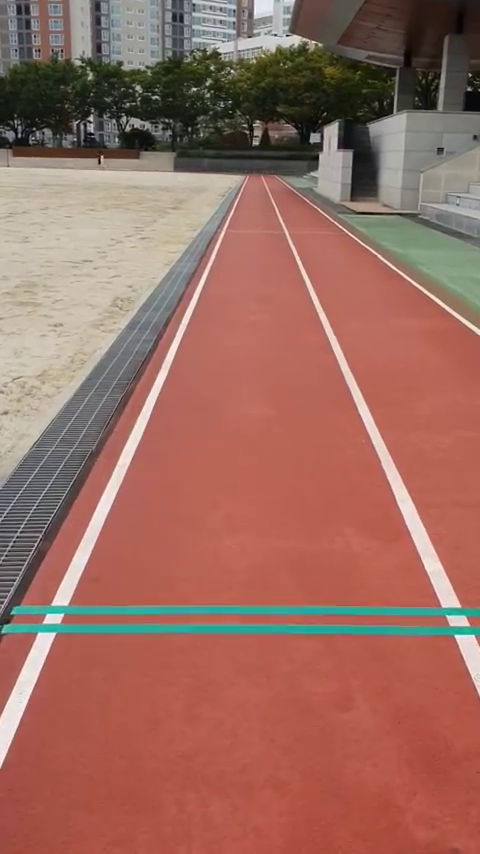
#> input picture frame 18 of ex_track_5.mp4.mp4, 480 x 854 px, given in place of real_camera.mp4, which was not available
$ python custom_rgb_trackbar.py   (older library calls are emulated)
#> lines starting #> are read from the running program, lines starting #| are printed output that depends on the picture; after the words box and inside, x2 and y2 are one past the last pixel; in counts of white or black regions, pixels touching at a corner belong together; pictures that were not available may be replaced by others from this repository, and a replacement may not be noted
### test_module/utils_resized_video.py
import numpy as np
import cv2
from PIL import Image
import matplotlib.image as mpimg

# [7 lines of commented-out code are left out]
line_thick = 5
window_number = 10

# 슬라이딩 창 수 선택
num_windows = 10

class Line:
    def __init__(self):
        # 마지막 반복에서 라인이 감지되었습니까?
        self.detected = False
        # Set the width of the windows +/- margin
        self.window_margin = 60
        # 마지막 n회 반복에 대한 적합선의 x 값
        self.prevx = []
        # 가장 최근 피팅에 대한 다항식 계수
        self.current_fit = [np.array([False])]
        # 일부 단위에서 선의 곡률 반경
        self.radius_of_curvature = None
        # starting x_value
        self.startx = None
        # ending x_value
        self.endx = None
        # x values for detected line pixels
        self.allx = None
        # y values for detected line pixels
        self.ally = None
        # road information
        self.road_inf = None
        self.curvature = None
        self.deviation = None

def grayscale(img):
    return cv2.cvtColor(img, cv2.COLOR_RGB2GRAY)


def canny(img, low_threshold, high_threshold):
    return cv2.Canny(img, low_threshold, high_threshold)


def gaussian_blur(img, kernel_size):
    return cv2.GaussianBlur(img, (kernel_size, kernel_size), 0)


def region_of_interest(img, range):     # 관심영역 지정
    polygons = np.array([range])
    mask = np.zeros_like(img)
    cv2.fillPoly(mask, polygons, 255)
    masked_image = cv2.bitwise_and(img, mask)

    return masked_image


# [21 lines left out: functions draw_lines, display_lines, mix_roi, not called in this run]


def color_invert(img, bgr_threshold):  # 색 반전
    inverted_image = np.copy(img)
    thresholds = (img[:, :, 1] < bgr_threshold[0]) \
        | (img[:, :, 1] < bgr_threshold[1]) \
        | (img[:, :, 2] < bgr_threshold[2])

    inverted_image[thresholds] = [0, 0, 0]

    return inverted_image


# [502 lines left out: functions average_slope_intercept, make_coordinates, warp_image, rad_of_curvature, smoothing, blind_search and 6 more, not called in this run]

def onMouse(x):
    pass

### test_module/custom_rgb_trackbar.py
import cv2
import numpy as np

# import time
from utils_resized_video import Line, color_invert, find_LR_lines, draw_lane, print_road_status, display_lines, average_slope_intercept, region_of_interest, canny, gaussian_blur, onMouse

# 카메라 프레임 조정
prev_time = 0
FPS = 8

# BGR 제한 값 설정
blue_threshold = 116
green_threshold = 57
red_threshold = 43
bgr_threshold = [blue_threshold, green_threshold, red_threshold]

# 라인 객체 생성
left_line = Line()
right_line = Line()

cap = cv2.VideoCapture("tracks/real_camera.mp4")
width, height = 640, 360

# 관심영역 설정 후 이미지
vertices = np.array([[
    (0, 350), (130, 55), (640, 350), (475, 55)
]], dtype=np.int32)


cv2.namedWindow('Window')
cv2.createTrackbar('BLUE', 'Window', blue_threshold, 255, onMouse)
cv2.createTrackbar('GREEN', 'Window', green_threshold, 255, onMouse)
cv2.createTrackbar('RED', 'Window', red_threshold, 255, onMouse)

custom_blue = cv2.getTrackbarPos('BLUE', 'Window')
custom_green = cv2.getTrackbarPos('GREEN', 'Window')
custom_red = cv2.getTrackbarPos('RED', 'Window')

while (cap.isOpened()):
    ret, img = cap.read()
#> img is the input picture: shape (854, 480, 3); mean B, G, R 96.3, 107.9, 155.1
    # print(custom_red, custom_blue, custom_green)

    if (ret is False):
        break

    try:

        # 이미지 리사이징
        lane_img = cv2.resize(img, (width, height))
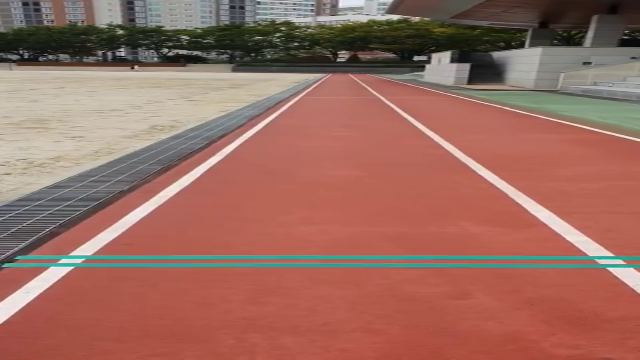
#> lane_img: shape (360, 640, 3); mean B, G, R 96.3, 107.8, 155

        # 색상 반전
        color_interted_img = color_invert(
            lane_img, [custom_blue, custom_green, custom_red])
#> in color_invert, `thresholds = (img[:, :, 1] < bgr_threshold[0]) \ | (img[:, :, 1] < bgr..`:
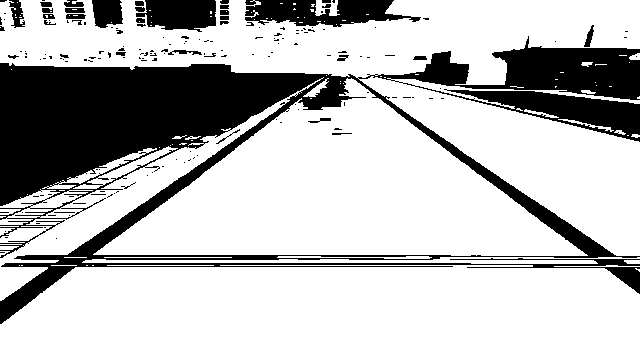
#> thresholds: shape (360, 640) bool; 74.3% white; 170 black regions (135 under 20 px), largest, box (x1, y1, x2, y2) and area: (0, 36, 640, 324) 51293, (245, 0, 421, 27) 2982, (136, 0, 216, 32) 1973
#> in color_invert, `inverted_image[thresholds] = [0, 0, 0]`:
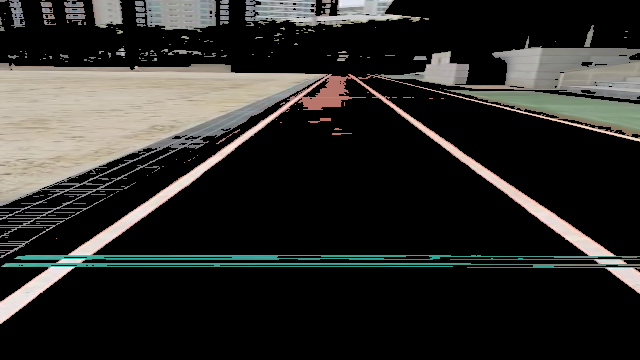
#> inverted_image: shape (360, 640, 3); mean B, G, R 40.4, 43.2, 44.2
        cv2.imshow("lane_img", lane_img)
        # cv2.imshow("color_interted_img", coloqr_interted_img)

        '''
        # 교실 환경전용 색상 반전
        # color_interted_img = cv2.bitwise_not(color_interted_img)
        '''

        # #  이미지의 노이즈를 줄이기 위해 가우시안 효과 적용
        # gaussian = gaussian_blur(color_interted_img, 5)

        # 캐니 & 관심영역 적용
        canny_img = canny(color_interted_img, 40, 120)
#> in canny, `return cv2.Canny(img, low_threshold, high_threshold)`: returned value: shape (360, 640); 7.2% white in thin lines or dots
        # cv2.imshow("canny_img", canny_img)
        cropped_image = region_of_interest(canny_img, vertices)
#> in region_of_interest, `cv2.fillPoly(mask, polygons, 255)`: mask: shape (360, 640); 29.1% white; 1 white region, box (x1, y1, x2, y2) and area: (0, 55, 640, 351) 66961
#> in region_of_interest, `masked_image = cv2.bitwise_and(img, mask)`:
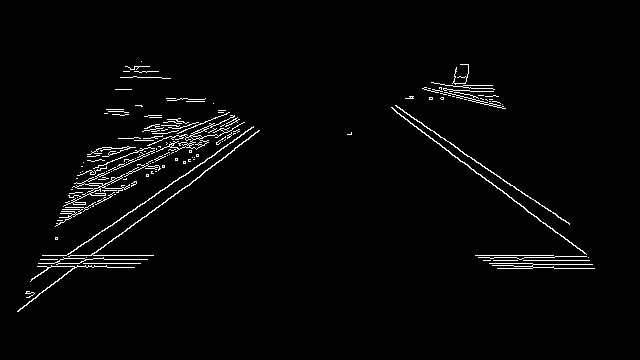
#> masked_image: shape (360, 640); 2.2% white in thin lines or dots, all inside (x1, y1, x2, y2) = (17, 61, 595, 312)
        # cv2.imshow("cropped_image", cropped_image)

        # #######################################################
        # 좌하, 우하, 좌상, 우상
        src = np.float32(
            [[0, height-100], [width, height-100], [0, 120], [width, 120]])
        # 좌하, 우하, 좌상, 우상
        dst = np.float32(
            [[200, height+300], [410, height+300], [0, 0], [width, 0]])
        # 해당 점의 네 쌍에서 원근 변환을 계산
        M = cv2.getPerspectiveTransform(src, dst)
        # 역변환 ( 원본 이미지 출력을 위해...! )
        Minv = cv2.getPerspectiveTransform(dst, src)
        # ROI 이미지 영역(자르기)에 슬라이싱 적용
        bird_cropped_area = canny_img[40:(225+height), 0:width]
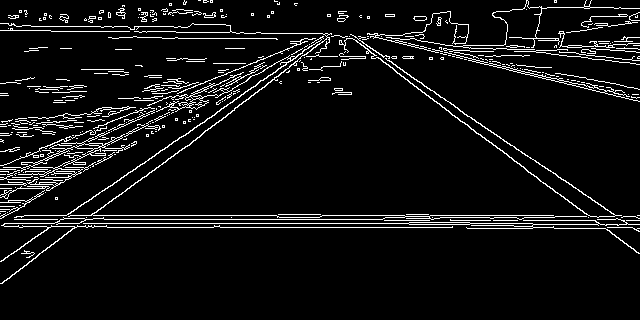
#> bird_cropped_area: shape (320, 640); 6.7% white in thin lines or dots, all inside (x1, y1, x2, y2) = (0, 0, 640, 284)

        bird_original_cropped_area = color_interted_img[40:(225+height), 0:width]
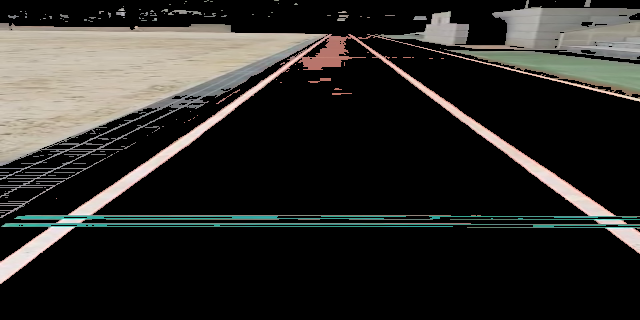
#> bird_original_cropped_area: shape (320, 640, 3); mean B, G, R 40.1, 43.3, 44.5
        # 최종 이미지 ( height 값 + -> 초기 라인 인식 범위 커짐 )
        brid_eye_view_img = cv2.warpPerspective(
            bird_cropped_area, M, (640, height+210))
        brid_eye_original_img = cv2.warpPerspective(
            bird_original_cropped_area, M, (640, height+210))
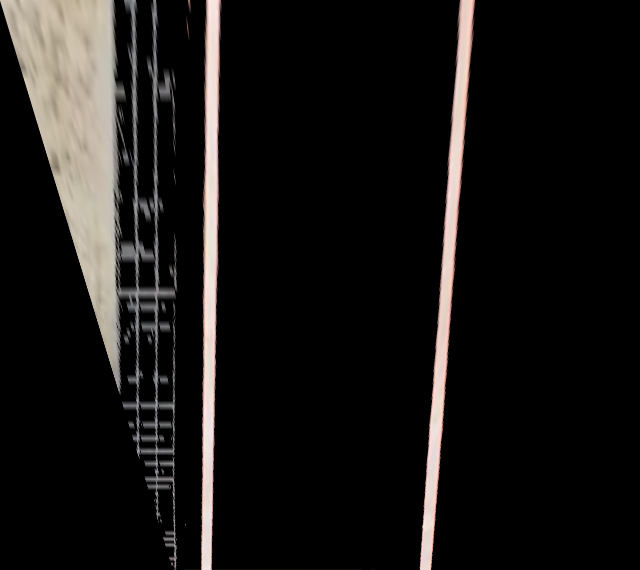
#> brid_eye_original_img: shape (570, 640, 3); mean B, G, R 20.6, 21.9, 23.7
        cv2.imshow("brid_eye_view_img", brid_eye_original_img)
        # [38 lines of commented-out code are left out]

        if cv2.waitKey(1) & 0xFF == ord('q'):
#> (key q is pressed here)
            break

        custom_blue = cv2.getTrackbarPos('BLUE', 'Window')
        custom_green = cv2.getTrackbarPos('GREEN', 'Window')
        custom_red = cv2.getTrackbarPos('RED', 'Window')

        # cv2.waitKey(50)
    except:
        print("라인 검출 에러..!")

print("종료...")
cap.release()
cv2.destroyAllWindows()

$ run again, starting later in the video
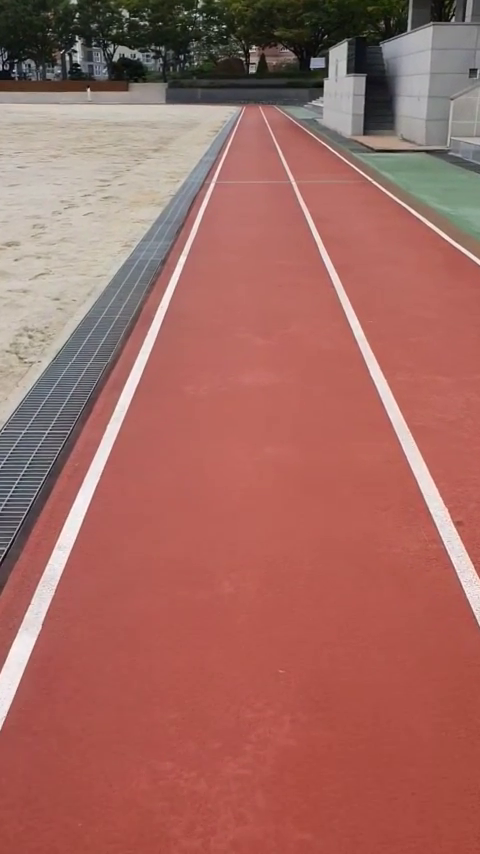
#> input picture frame 81 of ex_track_5.mp4.mp4, 480 x 854 px, given in place of real_camera.mp4, which was not available
#> img is the input picture: shape (854, 480, 3); mean B, G, R 97.6, 105.4, 162.5
#> in color_invert, `thresholds = (img[:, :, 1] < bgr_threshold[0]) \ | (img[:, :, 1] < bgr..`:
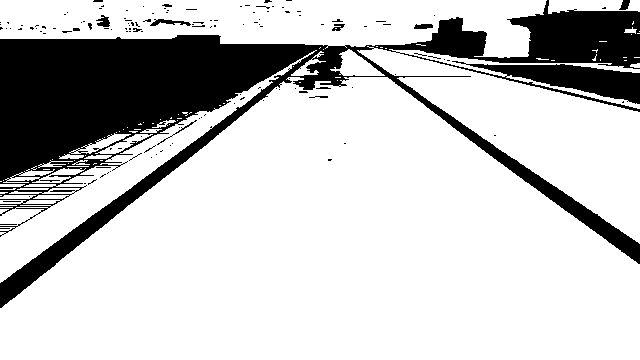
#> thresholds: shape (360, 640) bool; 78% white; 133 black regions (120 under 20 px), largest, box (x1, y1, x2, y2) and area: (0, 0, 640, 308) 49438, (150, 19, 191, 26) 138, (96, 15, 110, 27) 101
#> mask: shape (360, 640); 29.1% white; 1 white region, box (x1, y1, x2, y2) and area: (0, 55, 640, 351) 66961
#> masked_image: shape (360, 640); 1.4% white in thin lines or dots, all inside (x1, y1, x2, y2) = (28, 55, 561, 287)
#> bird_cropped_area: shape (320, 640); 5.1% white in thin lines or dots, all inside (x1, y1, x2, y2) = (0, 0, 640, 268)
#> `brid_eye_original_img = cv2.warpPerspective( bird_original_cropped_are..`:
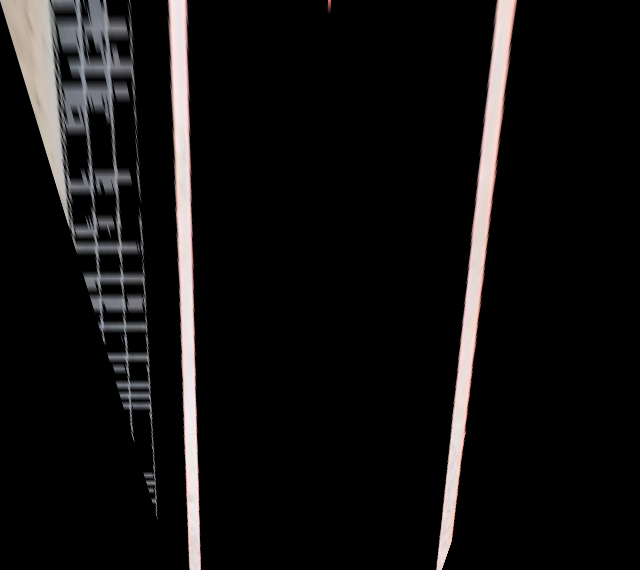
#> brid_eye_original_img: shape (570, 640, 3); mean B, G, R 16.7, 16.8, 18

$ run again, starting later in the video
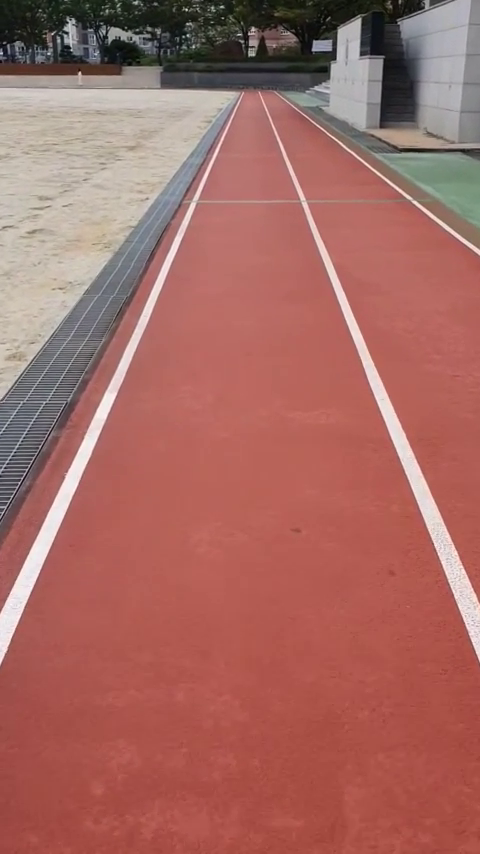
#> input picture frame 144 of ex_track_5.mp4.mp4, 480 x 854 px, given in place of real_camera.mp4, which was not available
#> img is the input picture: shape (854, 480, 3); mean B, G, R 99.4, 106.3, 164.7
#> in color_invert, `thresholds = (img[:, :, 1] < bgr_threshold[0]) \ | (img[:, :, 1] < bgr..`:
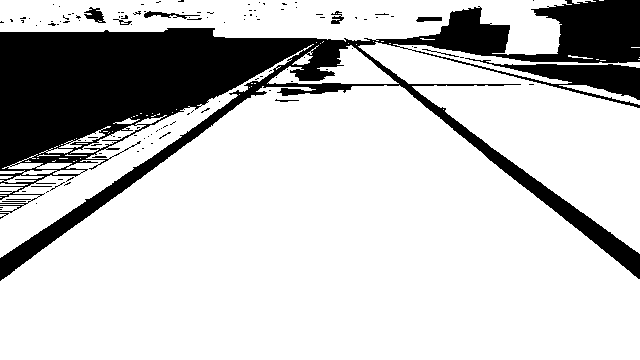
#> thresholds: shape (360, 640) bool; 78.2% white; 118 black regions (107 under 20 px), largest, box (x1, y1, x2, y2) and area: (0, 0, 640, 281) 48960, (84, 7, 106, 23) 183, (144, 11, 200, 19) 163
#> mask: shape (360, 640); 29.1% white; 1 white region, box (x1, y1, x2, y2) and area: (0, 55, 640, 351) 66961
#> masked_image: shape (360, 640); 1.2% white in thin lines or dots, all inside (x1, y1, x2, y2) = (45, 58, 570, 248)
#> bird_cropped_area: shape (320, 640); 4.9% white in thin lines or dots, all inside (x1, y1, x2, y2) = (0, 0, 640, 241)
#> `brid_eye_original_img = cv2.warpPerspective( bird_original_cropped_are..`:
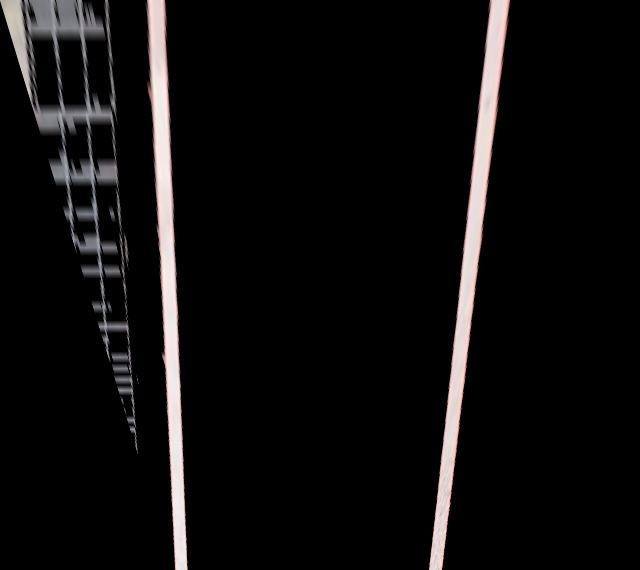
#> brid_eye_original_img: shape (570, 640, 3); mean B, G, R 14, 14, 15.2
